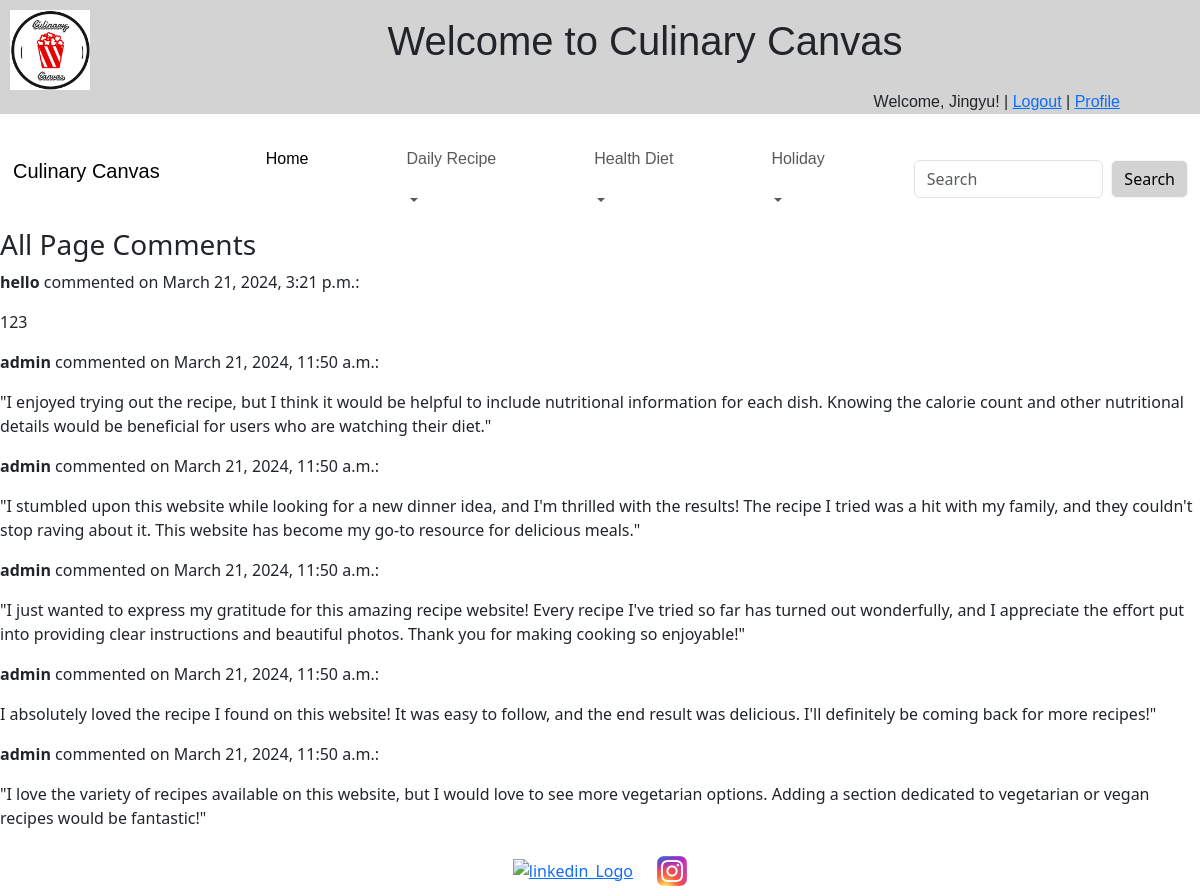
Page /accounts/more-comments/ (signed in) on the committed database.
### recipe/models.py (models this page shows, shortened)
class PageComment(models.Model):
    author = models.ForeignKey(User, on_delete=models.CASCADE)
    text = models.TextField()
    created_date = models.DateTimeField(auto_now_add=True)

### recipe/views.py (the view)
# urls.py: path('more-comments/', more_comments, name='more_comments'),
def more_comments(request):
    comments = PageComment.objects.order_by('-created_date')
    return render(request, 'recipe/more_comments.html', {'comments': comments})

### recipe/templates/recipe/more_comments.html
{% extends 'base.html' %}
{% block content %}
    <h3>All Page Comments</h3>
    {% for comment in comments %}
        <p><strong>{{ comment.author.username }}</strong> commented on {{ comment.created_date }}:</p>
        <p>{{ comment.text }}</p>
    {% endfor %}
{% endblock %}

### recipe/templates/base.html (shortened to what this page needs)
{% load static %}
<!DOCTYPE html>
<html>
<head>
    <link href="https://cdn.jsdelivr.net/npm/bootstrap@5.3.3/dist/css/bootstrap.min.css" rel="stylesheet"
 />
</head>
<body>
    <header class="header">
        <div style="display: flex; justify-content: space-between; align-items: center;">
            <img class="logo" src="{% static 'logo.png' %}" alt="Logo" width="80px" height="auto">
            <h1
                style="text-align: center; flex: 1; font-family:Impact, Haettenschweiler, 'Arial Narrow Bold', sans-serif;">
                Welcome to Culinary Canvas</h1>
        </div>
        <div class="greet">
            {% if user.is_authenticated %}
                <p class="nav-text">
                    Welcome, {{ user.username }}! |
                    <a href="{% url 'logout' %}">Logout</a> |
                    <a href="{% url 'profile' %}">Profile</a>
                </p>
            {% else %}
                <p class="nav-text"><a href="{% url 'login' %}">Login</a></p>
            {% endif %}
        </div>
    </header>
    <nav class="navbar navbar-expand-lg navbar-light" data-bs-theme="light">
        <div class="container-fluid">
            <a class="navbar-brand" href="#">
                <div class="nav-text-wrapper">
                    <p class="nav-text">Culinary Canvas</p>
                </div>
            </a>
            <div class="collapse navbar-collapse" id="navbarScroll">
                <ul class="navbar-nav me-auto navbar-nav-scroll">
                    <li class="nav-item">
                        <a class="nav-link active" aria-current="page" href="{% url 'home' %}">
                            <div class="nav-text-wrapper">
                                <p class="nav-text">Home</p>
                            </div>
                        </a>
                    </li>
                    <li class="nav-item dropdown">
                        <a class="nav-link dropdown-toggle dropdown-toggle-custom" href="#" role="button" data-bs-toggle="dropdown">
                            <div class="nav-text-wrapper">
                                <p class="nav-text">Daily Recipe</p>
                            </div>
                        </a>
                    </li>
                    <li class="nav-item dropdown">
                        <a class="nav-link dropdown-toggle dropdown-toggle-custom" href="#" role="button" data-bs-toggle="dropdown">
                            <div class="nav-text-wrapper">
                                <p class="nav-text">Health Diet</p>
                            </div>
                        </a>
                    </li>
                    <li class="nav-item dropdown">
                        <a class="nav-link dropdown-toggle dropdown-toggle-custom" href="#" role="button" data-bs-toggle="dropdown">
                            <div class="nav-text-wrapper">
                                <p class="nav-text">Holiday</p>
                            </div>
                        </a>
                    </li>
                </ul>
                <form class="d-flex" role="search" action="{% url 'recipes_search' %}">
                    <input class="form-control me-2" type="search" placeholder="Search" aria-label="Search" name="keyword">
                    <button class="btn btn-outline-success" type="submit">Search</button>
                </form>
            </div>
        </div>
    </nav>
    <main>
        {% block content %}
        {% endblock %}
    </main>
<footer>
    <div class="footer-content">
        <a href="https://www.linkedin.com/in/jingyu-zhang327666/" target="_blank"><img src="{% static 'R.png' %}" alt="linkedin_Logo" width="30" height="auto"></a>
        <a href="https://www.instagram.com/zhang_jingyu/?hl=en" target="_blank"><img src="{% static 'P.jpg' %}" alt="ins_logo" width="30" height="auto"></a>
    </div>
</footer>
</body>
</html>

### recipe/templates/base.html (style rules this page uses)
.btn-outline-success { background-color: lightgray; border-color: whitesmoke; color: black; }
.header { background-color: lightgray; }
.logo { margin-top: 10px; margin-left: 10px; }
.greet { text-align: right; }
.nav-text { font-family: Impact, Haettenschweiler, 'Arial Narrow Bold', sans-serif; }
.nav-text-wrapper { display: flex; align-items: center; margin: 1px; }
.nav-text { margin-right: 5rem }
.footer-content { text-align: center; }
.footer-content img { margin: 10px; }

### rows in the picture
PageComment: author.username "hello", created_date "March 21, 2024, 3:21 p.m.", text "123"
PageComment: author.username "admin", created_date "March 21, 2024, 11:50 a.m.", text "\"I enjoyed trying out the recipe, but I think it would be helpful to include nutritional information for each dish. Knowing the calorie count and other nutritional details would be beneficial for users who are watching their diet.\""
PageComment: author.username "admin", created_date "March 21, 2024, 11:50 a.m.", text "\"I stumbled upon this website while looking for a new dinner idea, and I'm thrilled with the results! The recipe I tried was a hit with my family, and they couldn't stop raving about it. This website has become my go-to resource for delicious meals.\""
PageComment: author.username "admin", created_date "March 21, 2024, 11:50 a.m.", text "\"I just wanted to express my gratitude for this amazing recipe website! Every recipe I've tried so far has turned out wonderfully, and I appreciate the effort put into providing clear instructions and beautiful photos. Thank you for making cooking so enjoyable!\""
PageComment: author.username "admin", created_date "March 21, 2024, 11:50 a.m.", text "I absolutely loved the recipe I found on this website! It was easy to follow, and the end result was delicious. I'll definitely be coming back for more recipes!\""
PageComment: author.username "admin", created_date "March 21, 2024, 11:50 a.m.", text "\"I love the variety of recipes available on this website, but I would love to see more vegetarian options. Adding a section dedicated to vegetarian or vegan recipes would be fantastic!\""

### other values in the picture
{{ user.username }} "Jingyu"
